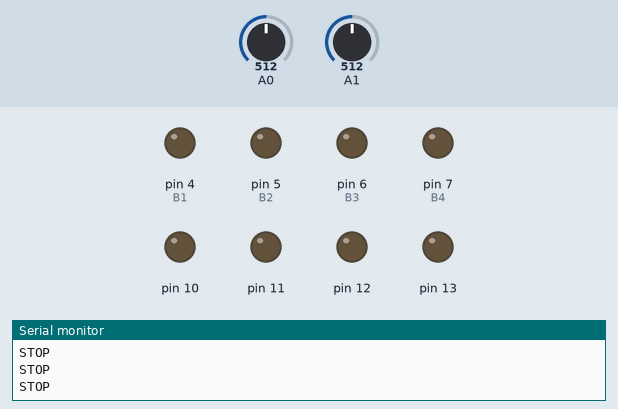
Simulated run of this sketch. Board: Arduino Uno, built with avr-gcc and run on an emulated ATmega328P. Shown: output pins drawn as LEDs (lit = HIGH), the last lines printed to the serial monitor. Inputs (shaded band) come from the test bench; at power-on: A0 = 512, A1 = 512.

Above: at 1.2 s.
1.3 s: A0 set to 690
4.3 s: A0 set to 710
At 5.2 s:
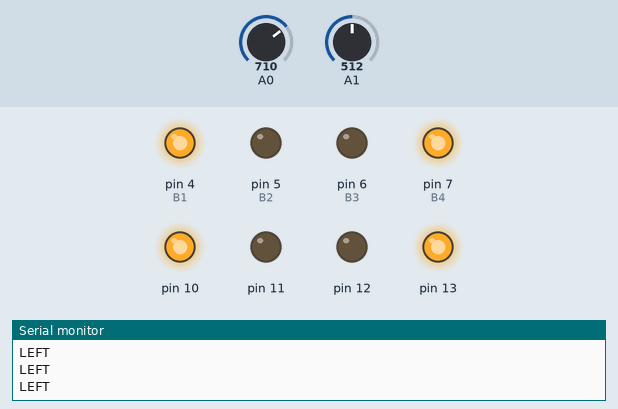
5.8 s: A1 set to 686
8.8 s: A1 set to 709
At 9.9 s:
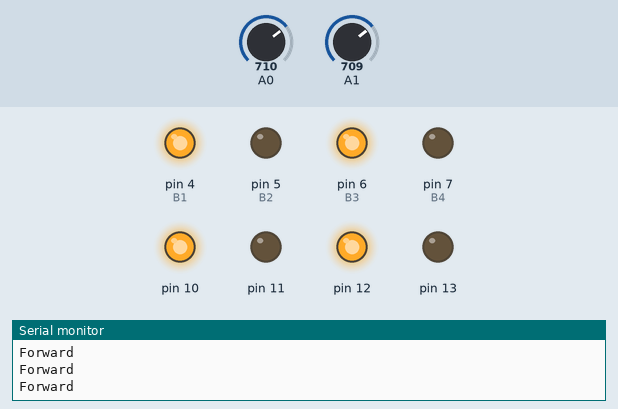
10.3 s: A0 set to 511
At 11.3 s:
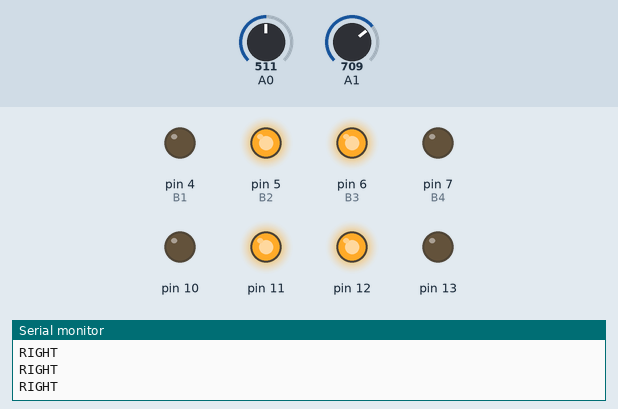
11.8 s: A1 set to 690
At 12.3 s:
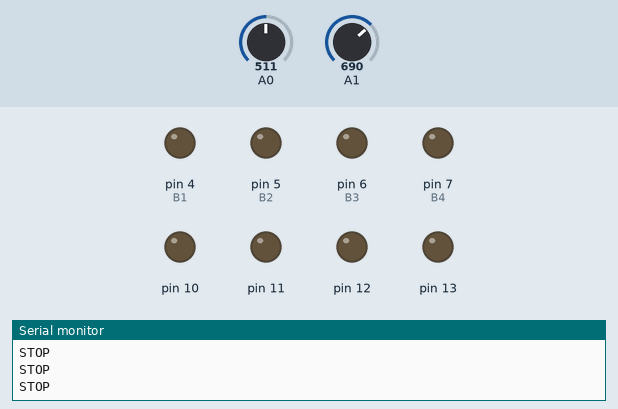
Timing chart, 0 to 14.3 s (numbered marks = the images above; inputs shaded):
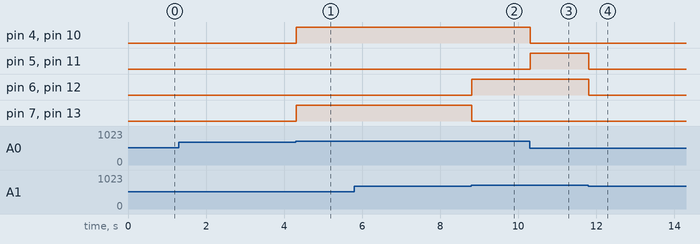

The sketch:

swarm.ino
```cpp
#define B1 4
#define B2 5
#define B3 6
#define B4 7


void setup() {
  // put your setup code here, to run once:

  Serial.begin(9600);
  pinMode(10,OUTPUT);
  pinMode(11,OUTPUT);
  pinMode(12,OUTPUT);
  pinMode(13,OUTPUT);

  pinMode(B1,OUTPUT);

  pinMode(B2,OUTPUT);

  pinMode(B3,OUTPUT);

  pinMode(B4,OUTPUT);
  pinMode(A0,INPUT);
  pinMode(A1,INPUT);


}


void moveRobot(String motion){

    if(motion =="F"){

    digitalWrite(10,HIGH);
    digitalWrite(11,LOW);
    digitalWrite(12,HIGH);
    digitalWrite(13,LOW);

    Serial.println("Forward");
    }


        if(motion =="L"){

    digitalWrite(10,HIGH);
    digitalWrite(11,LOW);
    digitalWrite(12,LOW);
    digitalWrite(13,HIGH);

    Serial.println("LEFT");
    }
        if(motion =="R"){

    digitalWrite(10,LOW);
    digitalWrite(11,HIGH);
    digitalWrite(12,HIGH);
    digitalWrite(13,LOW);

    Serial.println("RIGHT");
    }
     if(motion =="S"){

    digitalWrite(10,LOW);
    digitalWrite(11,LOW);
    digitalWrite(12,LOW);
    digitalWrite(13,LOW);

    Serial.println("STOP");
    }


}
//right a0
void loop() {

int Right = analogRead(A0);
int Left = analogRead(A1);

//Serial.print("Value of Right : "+String(Right));
//Serial.print("\t");
//Serial.print("Value of Right : "+String(Right));

//delay(1000);

  if((Right >700) && (Left > 700)){

      moveRobot("F");
      digitalWrite(4,HIGH);
       digitalWrite(5,LOW);
        digitalWrite(6,HIGH);
         digitalWrite(7,LOW);
  }

  if((Right <700) && (Left <700)){

      moveRobot("S");
      digitalWrite(4,LOW);
       digitalWrite(5,LOW);
        digitalWrite(6,LOW);
         digitalWrite(7,LOW);
  }

  if((Right < 700) && (Left > 700)){

      moveRobot("R");
      digitalWrite(4,LOW);
       digitalWrite(5,HIGH);
        digitalWrite(6,HIGH);
         digitalWrite(7,LOW);
  }

  if((Right >700) && (Left <700)){

      moveRobot("L");
      digitalWrite(4,HIGH);
       digitalWrite(5,LOW);
        digitalWrite(6,LOW);
         digitalWrite(7,HIGH);
  }


  }
```

Measured:
- the behaviour switches between 700 and 701 on A0 (found by bisection; images 0 and 1)
- the behaviour switches between 700 and 701 on A1 (found by bisection; images 1 and 2)
- after the input at 4.3 s, pin 4 (B1), pin 7 (B4), pin 10, pin 13: LOW → HIGH at once
- after the input at 8.8 s, pin 6 (B3), pin 12: LOW → HIGH at once; pin 7 (B4), pin 13: HIGH → LOW at once
- after the input at 10.3 s, pin 4 (B1), pin 10: HIGH → LOW at once; pin 5 (B2), pin 11: LOW → HIGH at once
- after the input at 11.8 s, pin 5 (B2), pin 6 (B3), pin 11, pin 12: HIGH → LOW at once
